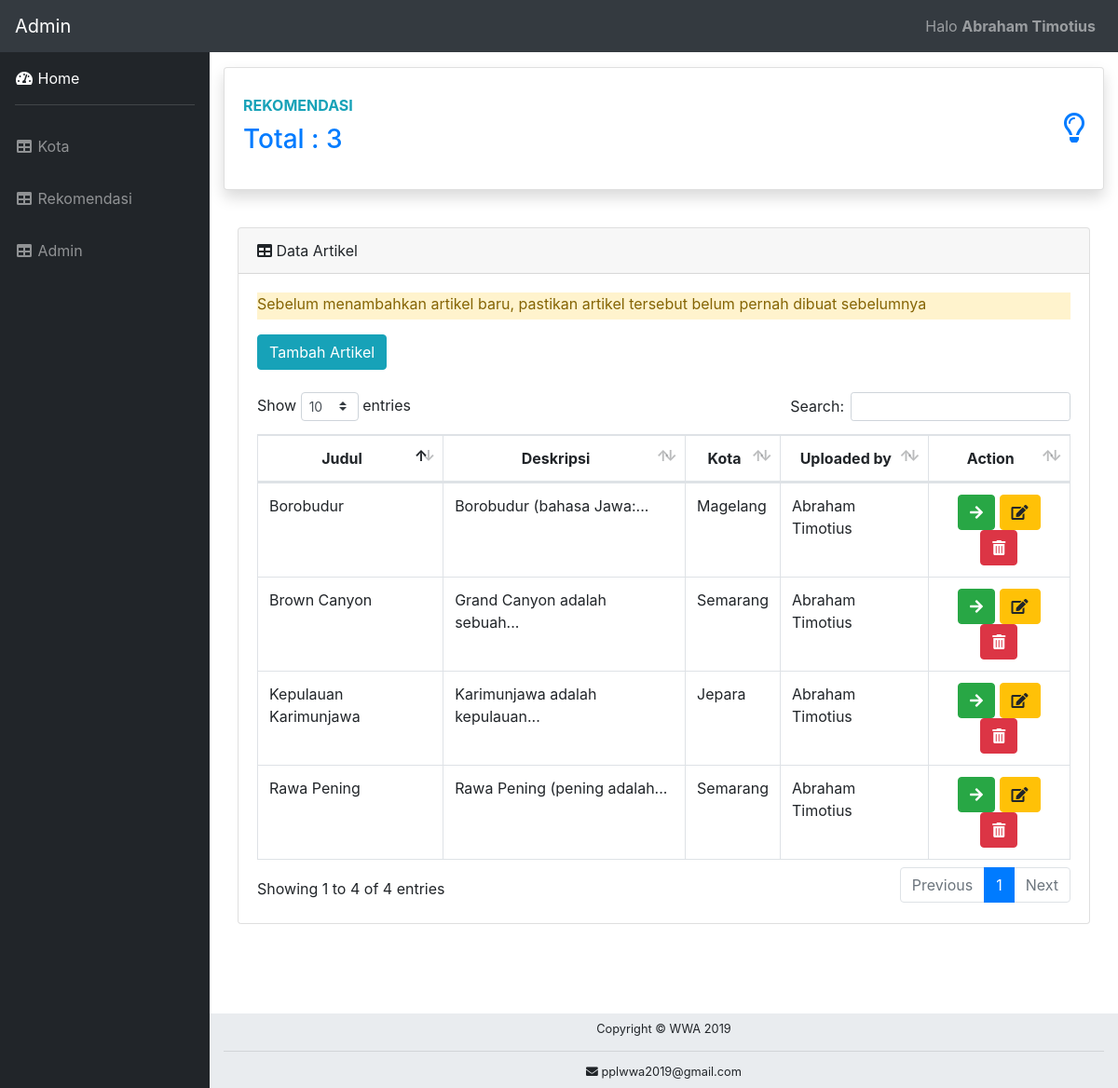
The page /tubes/index.php (signed in) on the database its author committed.
### tables this page shows
CREATE TABLE `artikel` (
  `id_artikel` int(5) NOT NULL,
  `nama` varchar(150) NOT NULL,
  `alamat` varchar(150) NOT NULL,
  `deskripsi` longtext NOT NULL,
  `link` text NOT NULL,
  `id_kota` int(3) NOT NULL,
  `id_admin` int(3) NOT NULL,
  `gambar1` varchar(225) NOT NULL,
  `gambar2` varchar(225) NOT NULL,
  `gambar3` varchar(225) NOT NULL,
  `gambar4` varchar(225) NOT NULL
);

CREATE TABLE `kota` (
  `id_kota` int(3) NOT NULL,
  `nama_kota` varchar(20) NOT NULL
);

### tubes/index.php (the view, shortened to what this page needs)
<?php
include('includes/header.php');
include('includes/navbar.php');
function textShorten($text, $limit){
  $text = $text. " ";
  $text = substr($text, 0, $limit);
  $text = substr($text, 0, strrpos($text, ' '));
  $text = $text."...";
  return $text;
}
?>
<div id="wrapper">
  <?php
  include('includes/sidebar.php');
  ?>
  <div id="content-wrapper">
    <div class="container">
      <div class="row" >
          <div class="col-xl mb-4">
            <a href="CRUDRekomen.php">
              <div class="card border-left-success shadow h-100 py-2">
                <div class="card-body">
                  <div class="row no-gutters align-items-center">
                    <div class="col mr-2">
                      <div class="text-md font-weight-bold text-info text-uppercase mb-2">Rekomendasi</div>
                      <div class="h3 mb-0 font-weight-bold text-gray-800">
                       <?php
                       $connection = mysqli_connect("localhost","root","","wwa");
                       $query = "SELECT id_rekomen FROM rekomendasi ORDER BY id_rekomen";
                       $query_run = mysqli_query($connection, $query);
                       $row = mysqli_num_rows($query_run);
                       echo '<h3> Total : '.$row.'</h3>';
                       ?>
                     </div>
                   </div>
                   <div class="col-auto">
                    <i class="far fa-lightbulb fa-2x text-gray-300"></i>
                  </div>
                </div>
              </div>
            </div></a>
          </div>
        </div>
        <div id="content-wrapper">
          <div class="container">
            <div class="row" >
              <div class="col-xl mb-12">
                <div class="card mb-3">
                  <div class="card-header">
                    <i class="fas fa-table"></i>
                  Data Artikel</div>
                  <div class="card-body">
                    <div class="table-responsive">
                      <div class='alert-warning'>
                        <p style="padding-top, padding-left, padding-right: 15px; padding-bottom: 5px;">Sebelum menambahkan artikel baru, pastikan artikel tersebut belum pernah dibuat sebelumnya</p>
                      </div>
                      <button data-toggle="modal" data-target="#add_artikel" class="btn btn-info">Tambah Artikel</button><br><br>
                      <table class="table table-bordered" id="dataTable" width="100%" cellspacing="0">
                        <thead>
                         <tr>
                          <th class="text-center">Judul</th>
                          <th class="text-center">Deskripsi</th>
                          <th class="text-center">Kota</th>
                          <th class="text-center">Uploaded by</th>
                          <th class="text-center">Action</th>
                        </tr>
                      </thead>
                      <tbody>
                        <?php
                        include "koneksi.php";
                        $query = "SELECT a.id_artikel as id_artikel, a.nama as nama, a.alamat as alamat, a.deskripsi as deskripsi, a.gambar1 as gambar1, a.gambar2 as gambar2, a.gambar3 as gambar3, a.gambar4 as gambar4, b.nama_kota as nama_kota,d.nama_lengkap as admin FROM artikel a JOIN kota b ON (a.id_kota=b.id_kota)  JOIN admin d ON (a.id_admin=d.id_admin)";
    $sql = mysqli_query($connect, $query);
    while($data = mysqli_fetch_array($sql)){
      ?>
      <tr>
        <td><?php echo $data['nama'];?></td>
        <td><?php echo textShorten($data['deskripsi'], 30);?></td>
        <td><?php echo $data['nama_kota'];?></td>
        <td><?php echo $data['admin'];?></td>
        <td>
          <div class="text-center">
            <form action="CRUDArtikelEdit.php" method="POST">
              <a href="artikel.php?id_artikel=<?php echo $data['id_artikel']; ?>" class="btn btn-success"><i class="fas fa-arrow-right"></i></a>
              <button type="submit" name="edit_artikel_btn" class="btn btn-warning"><i class="fas fa-edit"></i></button>
              <button type="submit" name="delete_artikel_btn" class="btn btn-danger"><i class="fas fa-trash-alt"></i></button>
            </form>
          </div>
        </td>
      </tr>
      <?php
    }
    ?>
  </tbody>
</table>
</div>
</div>
</div>
</div>
</div>
</div>
</div>
</div>
</div>
</div>
<?php
include('includes/footer.php');
?>
</body>
</html>

### rows shown on the page
artikel: nama "Rawa Pening", deskripsi "Rawa Pening (pening adalah...", id_kota.nama_kota "Semarang", id_admin.nama_lengkap "Abraham Timotius"
artikel: nama "Borobudur", deskripsi "Borobudur (bahasa Jawa:...", id_kota.nama_kota "Magelang", id_admin.nama_lengkap "Abraham Timotius"
artikel: nama "Brown Canyon", deskripsi "Grand Canyon adalah sebuah...", id_kota.nama_kota "Semarang", id_admin.nama_lengkap "Abraham Timotius"
artikel: nama "Kepulauan Karimunjawa", deskripsi "Karimunjawa adalah kepulauan...", id_kota.nama_kota "Jepara", id_admin.nama_lengkap "Abraham Timotius"

### other values the page prints
$_SESSION['username'] "Abraham Timotius"
$row "3"
